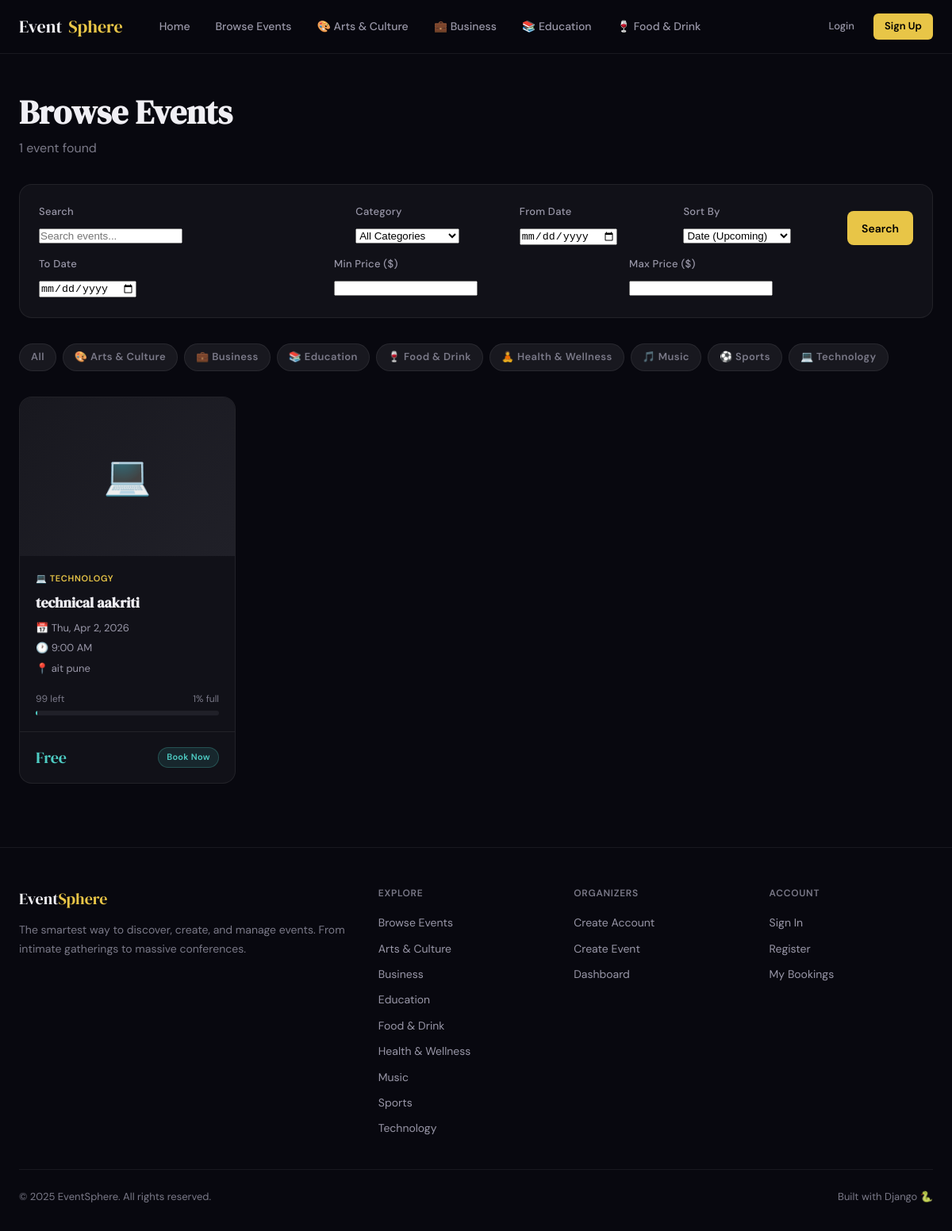
Screenshot of /events/ with the database file from the repository.
### events/models.py (models this page shows, shortened)
class Category(models.Model):
    name = models.CharField(max_length=100, unique=True)
    slug = models.SlugField(unique=True)
    icon = models.CharField(max_length=50, default='🎪')
    color = models.CharField(max_length=7, default='#e8c547')
    class Meta:
        verbose_name_plural = 'Categories'
        ordering = ['name']
    def __str__(self):
        return self.name

class Event(models.Model):
    STATUS_CHOICES = [
        ('draft', 'Draft'),
        ('published', 'Published'),
        ('cancelled', 'Cancelled'),
        ('completed', 'Completed'),
    ]
    id = models.UUIDField(primary_key=True, default=uuid.uuid4, editable=False)
    organizer = models.ForeignKey(settings.AUTH_USER_MODEL, on_delete=models.CASCADE, related_name='events')
    title = models.CharField(max_length=200)
    slug = models.SlugField(max_length=220, unique=True, blank=True)
    description = models.TextField()
    category = models.ForeignKey(Category, on_delete=models.SET_NULL, null=True, related_name='events')
    image = models.ImageField(upload_to='event_images/', blank=True, null=True)
    location = models.CharField(max_length=300)
    venue_name = models.CharField(max_length=200, blank=True)
    date = models.DateField()
    time = models.TimeField()
    end_time = models.TimeField(blank=True, null=True)
    ticket_price = models.DecimalField(max_digits=10, decimal_places=2, default=0.00)
    max_attendees = models.PositiveIntegerField(default=100)
    available_tickets = models.PositiveIntegerField(default=100)
    status = models.CharField(max_length=20, choices=STATUS_CHOICES, default='published')
    is_featured = models.BooleanField(default=False)
    created_at = models.DateTimeField(auto_now_add=True)
    updated_at = models.DateTimeField(auto_now=True)
    class Meta:
        ordering = ['date', 'time']
    def is_past(self):
        return self.date < timezone.now().date()
    def is_sold_out(self):
        return self.available_tickets == 0
    def tickets_sold(self):
        return self.max_attendees - self.available_tickets
    def occupancy_percent(self):
        if self.max_attendees == 0:
            return 0
        return int((self.tickets_sold() / self.max_attendees) * 100)

### events/views.py (the view)
# urls.py: path('', views.event_list, name='list'),
def event_list(request):
    form = EventSearchForm(request.GET)
    events = Event.objects.filter(status='published')
    if form.is_valid():
        q = form.cleaned_data.get('q')
        category = form.cleaned_data.get('category')
        date_from = form.cleaned_data.get('date_from')
        date_to = form.cleaned_data.get('date_to')
        price_min = form.cleaned_data.get('price_min')
        price_max = form.cleaned_data.get('price_max')
        sort = form.cleaned_data.get('sort') or 'date'
        if q:
            events = events.filter(
                Q(title__icontains=q) | Q(description__icontains=q) | Q(location__icontains=q)
            )
        if category:
            events = events.filter(category=category)
        if date_from:
            events = events.filter(date__gte=date_from)
        if date_to:
            events = events.filter(date__lte=date_to)
        if price_min is not None:
            events = events.filter(ticket_price__gte=price_min)
        if price_max is not None:
            events = events.filter(ticket_price__lte=price_max)
        events = events.order_by(sort)
    else:
        events = events.filter(date__gte=timezone.now().date()).order_by('date')
    categories = Category.objects.all()
    return render(request, 'events/list.html', {
        'events': events,
        'form': form,
        'categories': categories,
        'total': events.count(),
    })

### events/forms.py
class EventSearchForm(forms.Form):
    q = forms.CharField(required=False, label='Search', widget=forms.TextInput(attrs={'placeholder': 'Search events...'}))
    category = forms.ModelChoiceField(queryset=Category.objects.all(), required=False, empty_label='All Categories')
    date_from = forms.DateField(required=False, widget=forms.DateInput(attrs={'type': 'date'}))
    date_to = forms.DateField(required=False, widget=forms.DateInput(attrs={'type': 'date'}))
    price_min = forms.DecimalField(required=False, min_value=0, label='Min Price')
    price_max = forms.DecimalField(required=False, min_value=0, label='Max Price')
    sort = forms.ChoiceField(
        required=False,
        choices=[
            ('date', 'Date (Upcoming)'),
            ('-date', 'Date (Latest)'),
            ('ticket_price', 'Price (Low to High)'),
            ('-ticket_price', 'Price (High to Low)'),
            ('title', 'Title (A-Z)'),
        ]
    )

### events/context_processors.py (called while the page is built)
def categories(request):
    return {'all_categories': Category.objects.all()}

### templates/events/list.html (shortened to what this page needs)
{% extends 'base.html' %}
{% block content %}
<div class="container">
  <div class="page-header">
    <h1 class="page-title">{% if category %}{{ category.icon }} {{ category.name }} Events{% else %}Browse Events{% endif %}</h1>
    <p class="page-subtitle">{{ total }} event{{ total|pluralize }} found</p>
  </div>
  <form method="get" action="{% url 'events:list' %}">
    <div style="background:var(--surface);border:1px solid var(--border);border-radius:var(--radius-lg);padding:24px;margin-bottom:32px;">
      <div style="display:grid;grid-template-columns:2fr 1fr 1fr 1fr auto;gap:14px;align-items:end;flex-wrap:wrap;">
        <div>
          <label class="form-label">Search</label>
          {{ form.q }}
        </div>
        <div>
          <label class="form-label">Category</label>
          {{ form.category }}
        </div>
        <div>
          <label class="form-label">From Date</label>
          {{ form.date_from }}
        </div>
        <div>
          <label class="form-label">Sort By</label>
          {{ form.sort }}
        </div>
        <div>
          <button type="submit" class="btn btn-primary" style="height:43px;">Search</button>
        </div>
      </div>
      <div style="display:grid;grid-template-columns:1fr 1fr 1fr;gap:14px;margin-top:14px;">
        <div>
          <label class="form-label">To Date</label>
          {{ form.date_to }}
        </div>
        <div>
          <label class="form-label">Min Price ($)</label>
          {{ form.price_min }}
        </div>
        <div>
          <label class="form-label">Max Price ($)</label>
          {{ form.price_max }}
        </div>
      </div>
    </div>
  </form>
  <div style="display:flex;gap:8px;flex-wrap:wrap;margin-bottom:32px;">
    <a href="{% url 'events:list' %}" class="badge badge-gray" style="padding:6px 14px;font-size:13px;cursor:pointer;text-decoration:none;">All</a>
    {% for cat in categories %}
      <a href="{% url 'events:by_category' cat.slug %}" class="badge {% if category and category.slug == cat.slug %}badge-gold{% else %}badge-gray{% endif %}"
         style="padding:6px 14px;font-size:13px;cursor:pointer;text-decoration:none;">
        {{ cat.icon }} {{ cat.name }}
      </a>
    {% endfor %}
  </div>
  {% if events %}
    <div class="grid-4">
      {% for event in events %}
        {% include 'events/_event_card.html' %}
      {% endfor %}
    </div>
  {% endif %}
</div>
{% endblock %}

### templates/base.html (shortened to what this page needs)
<!DOCTYPE html>
<html lang="en">
<head>
</head>
<body>
<nav class="nav">
  <div class="nav-inner">
    <a href="{% url 'home' %}" class="nav-logo">Event<span>Sphere</span></a>
    <div class="nav-links">
      <a href="{% url 'home' %}" class="nav-link">Home</a>
      <a href="{% url 'events:list' %}" class="nav-link">Browse Events</a>
      {% for cat in all_categories %}
        {% if forloop.counter <= 4 %}
          <a href="{% url 'events:by_category' cat.slug %}" class="nav-link">{{ cat.icon }} {{ cat.name }}</a>
        {% endif %}
      {% endfor %}
    </div>
    <div class="nav-actions">
      {% if user.is_authenticated %}
        {% if user.is_organizer or user.is_superuser %}
          <a href="{% url 'events:create' %}" class="btn btn-primary btn-sm">+ Create Event</a>
        {% endif %}
        <div class="dropdown">
          <div class="nav-avatar">{{ user.first_name|first|upper }}{{ user.last_name|first|upper }}</div>
          <div class="dropdown-menu">
            <div style="padding:12px 14px 8px;">
              <div style="font-weight:600;font-size:14px;">{{ user.get_full_name|default:user.username }}</div>
              <div style="font-size:12px;color:var(--text-muted);margin-top:2px;">{{ user.email }}</div>
              <span class="badge {% if user.role == 'admin' or user.is_superuser %}badge-gold{% elif user.role == 'organizer' %}badge-teal{% else %}badge-gray{% endif %}" style="margin-top:8px;">{{ user.role|upper }}</span>
            </div>
            <div class="dropdown-divider"></div>
            <a href="{% url 'accounts:profile' %}" class="dropdown-item">👤 My Profile</a>
            {% if user.role == 'organizer' or user.is_superuser %}
              <a href="{% url 'dashboard:organizer_dashboard' %}" class="dropdown-item">📊 Organizer Dashboard</a>
            {% endif %}
            {% if user.is_admin_user %}
              <a href="{% url 'dashboard:admin_dashboard' %}" class="dropdown-item">🛡️ Admin Panel</a>
            {% endif %}
            <a href="{% url 'dashboard:user_dashboard' %}" class="dropdown-item">🎟️ My Bookings</a>
            <div class="dropdown-divider"></div>
            <a href="{% url 'accounts:logout' %}" class="dropdown-item danger">🚪 Logout</a>
          </div>
        </div>
      {% else %}
        <a href="{% url 'accounts:login' %}" class="btn btn-ghost btn-sm">Login</a>
        <a href="{% url 'accounts:register' %}" class="btn btn-primary btn-sm">Sign Up</a>
      {% endif %}
    </div>
  </div>
</nav>
<main>
  {% block content %}{% endblock %}
</main>
<footer class="footer">
  <div class="container">
    <div class="footer-grid">
      <div>
        <div class="footer-brand">Event<span>Sphere</span></div>
        <p class="footer-desc">The smartest way to discover, create, and manage events. From intimate gatherings to massive conferences.</p>
      </div>
      <div>
        <div class="footer-heading">Explore</div>
        <div class="footer-links">
          <a href="{% url 'events:list' %}" class="footer-link">Browse Events</a>
          {% for cat in all_categories %}
            <a href="{% url 'events:by_category' cat.slug %}" class="footer-link">{{ cat.name }}</a>
          {% endfor %}
        </div>
      </div>
      <div>
        <div class="footer-heading">Organizers</div>
        <div class="footer-links">
          <a href="{% url 'accounts:register_organizer' %}" class="footer-link">Create Account</a>
          <a href="{% url 'events:create' %}" class="footer-link">Create Event</a>
          <a href="{% url 'dashboard:organizer_dashboard' %}" class="footer-link">Dashboard</a>
        </div>
      </div>
      <div>
        <div class="footer-heading">Account</div>
        <div class="footer-links">
          <a href="{% url 'accounts:login' %}" class="footer-link">Sign In</a>
          <a href="{% url 'accounts:register' %}" class="footer-link">Register</a>
          <a href="{% url 'dashboard:user_dashboard' %}" class="footer-link">My Bookings</a>
        </div>
      </div>
    </div>
    <div class="footer-bottom">
      <span>© 2025 EventSphere. All rights reserved.</span>
      <span>Built with Django 🐍</span>
    </div>
  </div>
</footer>
</body>
</html>

### templates/events/_event_card.html (shortened to what this page needs)
<a href="{% url 'events:detail' event.pk %}" class="event-card" style="text-decoration:none;">
  {% if event.image %}
    <img src="{{ event.image.url }}" alt="{{ event.title }}" class="event-card-img">
  {% else %}
    <div class="event-card-img-placeholder">{{ event.category.icon|default:'🎪' }}</div>
  {% endif %}
  <div class="event-card-body">
    {% if event.category %}
      <div class="event-card-category">{{ event.category.icon }} {{ event.category.name }}</div>
    {% endif %}
    <h3 class="event-card-title">{{ event.title }}</h3>
    <div class="event-card-meta">
      <div class="event-meta-item">📅 {{ event.date|date:"D, M j, Y" }}</div>
      <div class="event-meta-item">🕐 {{ event.time|time:"g:i A" }}</div>
      <div class="event-meta-item">📍 {{ event.location|truncatechars:40 }}</div>
    </div>
    <div style="margin-top:8px;">
      <div style="display:flex;justify-content:space-between;font-size:12px;color:var(--text-muted);margin-bottom:5px;">
        <span>{{ event.available_tickets }} left</span>
        <span>{{ event.occupancy_percent }}% full</span>
      </div>
      <div class="progress">
        <div class="progress-bar {% if event.occupancy_percent >= 90 %}danger{% elif event.occupancy_percent >= 60 %}{% else %}success{% endif %}"
             style="width:{{ event.occupancy_percent }}%"></div>
      </div>
    </div>
  </div>
  <div class="event-card-footer">
    {% if event.ticket_price == 0 %}
      <div class="event-price free">Free</div>
    {% else %}
      <div class="event-price">${{ event.ticket_price }}</div>
    {% endif %}
    {% if event.is_sold_out %}
      <span class="badge badge-red">Sold Out</span>
    {% elif event.is_past %}
      <span class="badge badge-gray">Past</span>
    {% else %}
      <span class="badge badge-teal">Book Now</span>
    {% endif %}
  </div>
</a>

### rows the page displays
Category: icon "🎨", name "Arts & Culture"
Category: icon "💼", name "Business"
Category: icon "📚", name "Education"
Category: icon "🍷", name "Food & Drink"
Category: icon "🧘", name "Health & Wellness"
Category: icon "🎵", name "Music"
Category: icon "⚽", name "Sports"
Category: icon "💻", name "Technology"
Event: category.icon "💻", category.name "TECHNOLOGY", title "technical aakriti", date "Thu, Apr 2, 2026", time "9:00 AM", location "ait pune", available_tickets "99", occupancy_percent "1", ticket_price "Free", shows "Book Now"

### other values shown
{{ total }} "1"
